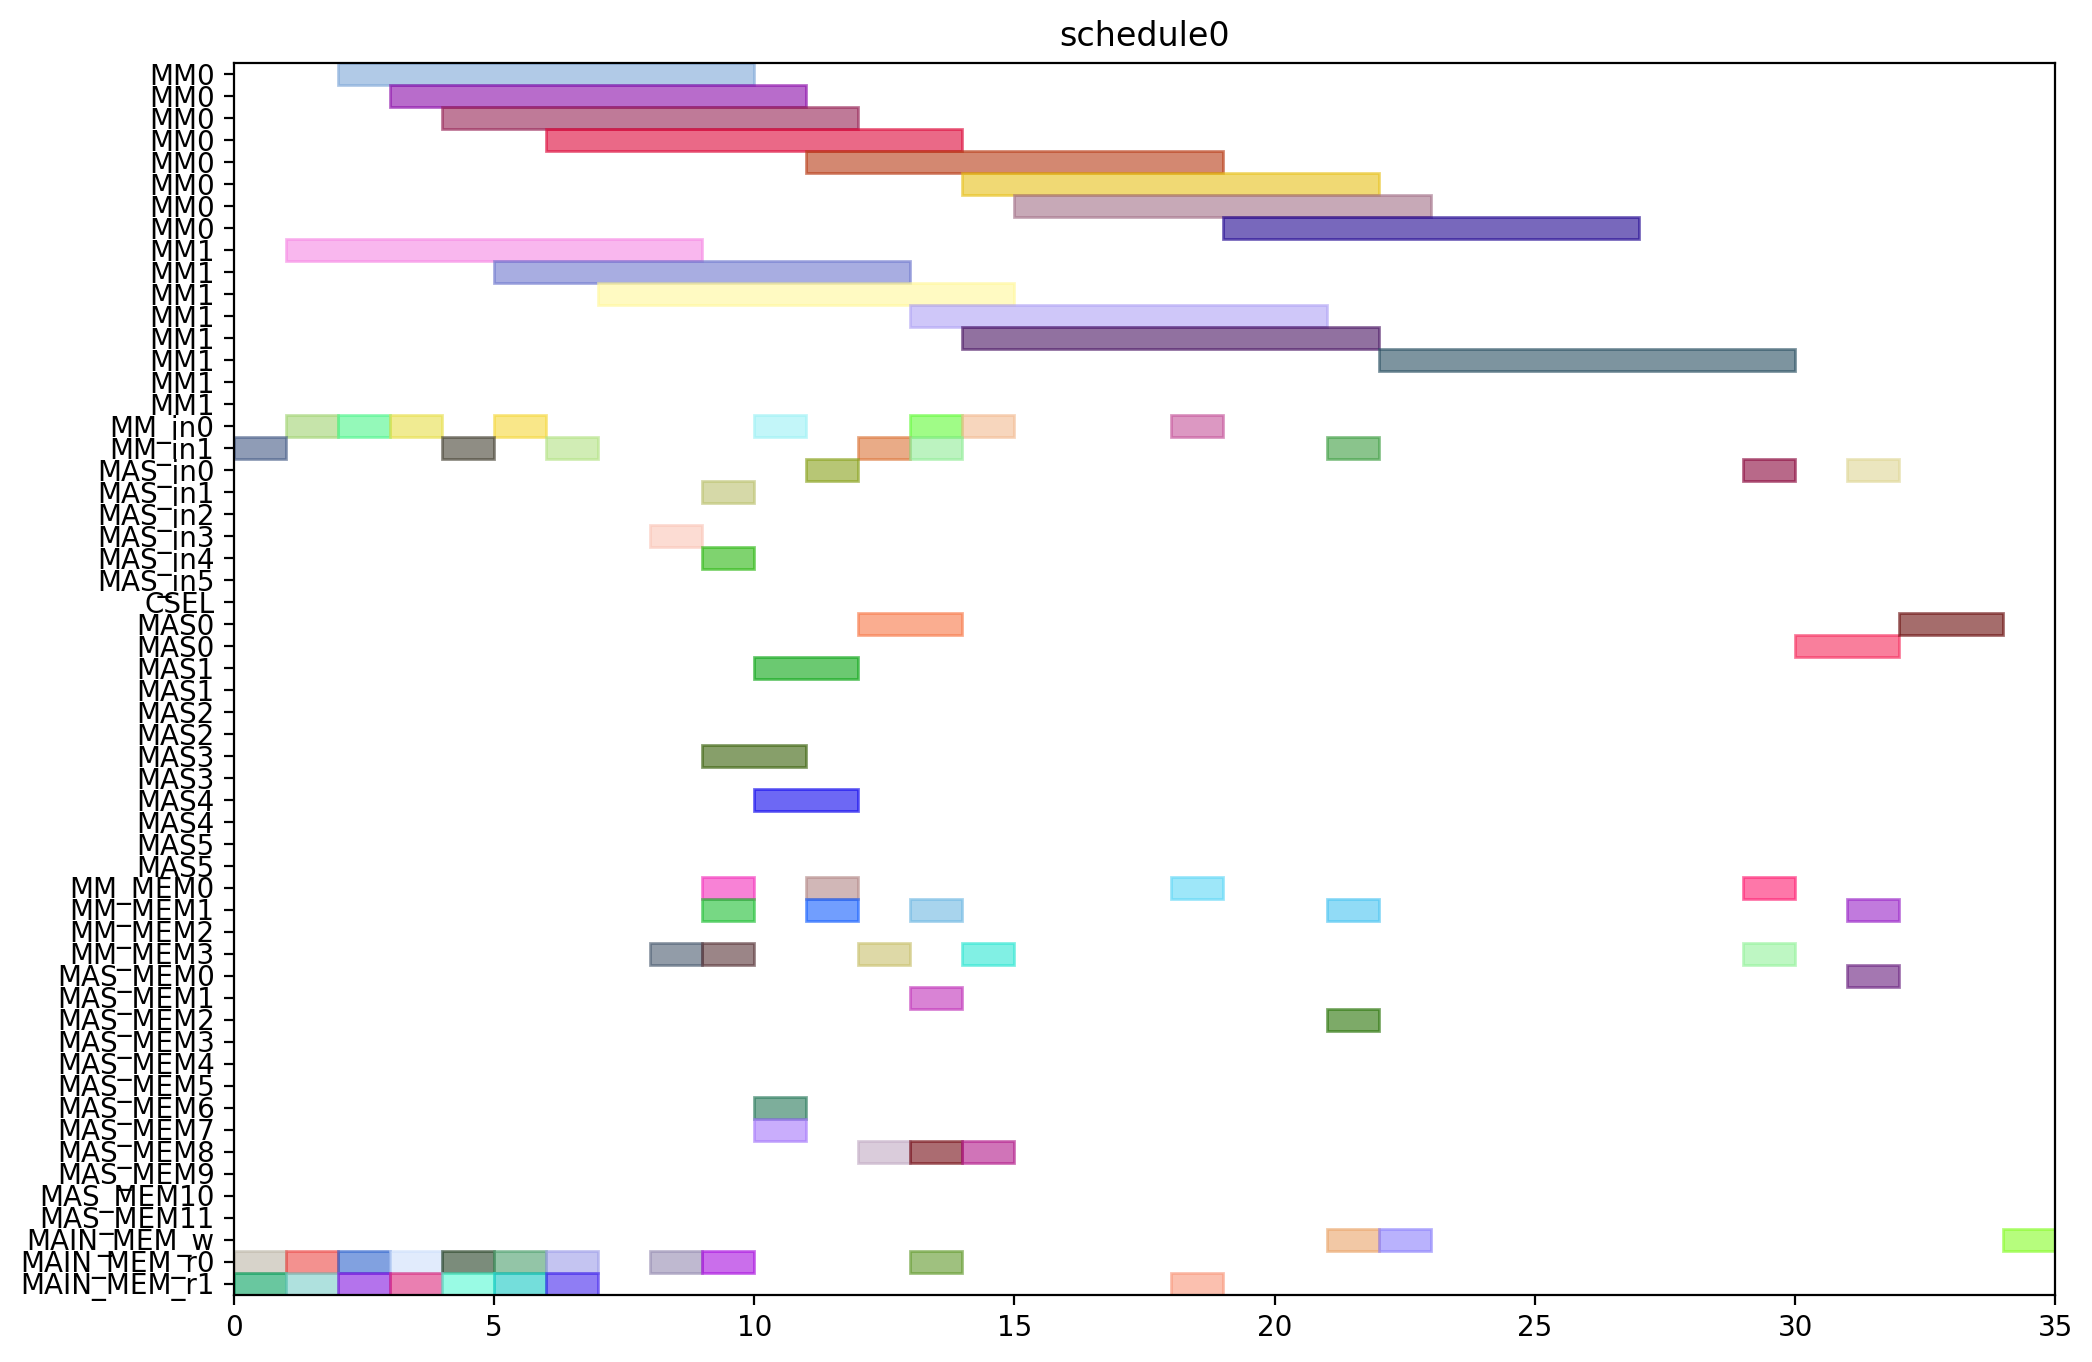

Write Python code to recreate this figure.
from pyschedule import Scenario, solvers, plotters, alt


def solve():
	horizon = 120
	S = Scenario("schedule0", horizon=horizon)

	# resource
	MM = S.Resources('MM', num=2, size=8)
	MM_in = S.Resources('MM_in', num=2)
	MAS_in = S.Resources('MAS_in', num=6)
	CSEL = S.Resource('CSEL')
	MAS = S.Resources('MAS', num=6, size=2, periods=range(1, horizon))
	MM_MEM = S.Resources('MM_MEM', num=4)
	MAS_MEM = S.Resources('MAS_MEM', num=12)
	MAIN_MEM_w = S.Resource('MAIN_MEM_w', size=1)
	MAIN_MEM_r = S.Resources('MAIN_MEM_r', num=2)

	# result of previous scheduling

	# new tasks
	r1 = S.Task('r1', length=8, delay_cost=1)
	r1 += alt(MM)
	r1_in = S.Task('r1_in', length=1, delay_cost=1)
	r1_in += alt(MM_in)
	S += r1_in*MM_in[0]<=r1*MM[0]
	S += r1_in*MM_in[1]<=r1*MM[1]
	r1_mem0 = S.Task('r1_mem0', length=1, delay_cost=1)
	r1_mem0 += MAIN_MEM_r[0]
	S += r1_mem0 <= r1

	r1_mem1 = S.Task('r1_mem1', length=1, delay_cost=1)
	r1_mem1 += MAIN_MEM_r[1]
	S += r1_mem1 <= r1

	r3 = S.Task('r3', length=8, delay_cost=1)
	r3 += alt(MM)
	r3_in = S.Task('r3_in', length=1, delay_cost=1)
	r3_in += alt(MM_in)
	S += r3_in*MM_in[0]<=r3*MM[0]
	S += r3_in*MM_in[1]<=r3*MM[1]
	r3_mem0 = S.Task('r3_mem0', length=1, delay_cost=1)
	r3_mem0 += MAIN_MEM_r[0]
	S += r3_mem0 <= r3

	r3_mem1 = S.Task('r3_mem1', length=1, delay_cost=1)
	r3_mem1 += MAIN_MEM_r[1]
	S += r3_mem1 <= r3

	r4 = S.Task('r4', length=8, delay_cost=1)
	r4 += alt(MM)
	r4_in = S.Task('r4_in', length=1, delay_cost=1)
	r4_in += alt(MM_in)
	S += r4_in*MM_in[0]<=r4*MM[0]
	S += r4_in*MM_in[1]<=r4*MM[1]
	r4_mem0 = S.Task('r4_mem0', length=1, delay_cost=1)
	r4_mem0 += MAIN_MEM_r[0]
	S += r4_mem0 <= r4

	r4_mem1 = S.Task('r4_mem1', length=1, delay_cost=1)
	r4_mem1 += MAIN_MEM_r[1]
	S += r4_mem1 <= r4

	r5 = S.Task('r5', length=8, delay_cost=1)
	r5 += alt(MM)
	r5_in = S.Task('r5_in', length=1, delay_cost=1)
	r5_in += alt(MM_in)
	S += r5_in*MM_in[0]<=r5*MM[0]
	S += r5_in*MM_in[1]<=r5*MM[1]
	r5_mem0 = S.Task('r5_mem0', length=1, delay_cost=1)
	r5_mem0 += MAIN_MEM_r[0]
	S += r5_mem0 <= r5

	r5_mem1 = S.Task('r5_mem1', length=1, delay_cost=1)
	r5_mem1 += MAIN_MEM_r[1]
	S += r5_mem1 <= r5

	r6 = S.Task('r6', length=8, delay_cost=1)
	r6 += alt(MM)
	r6_in = S.Task('r6_in', length=1, delay_cost=1)
	r6_in += alt(MM_in)
	S += r6_in*MM_in[0]<=r6*MM[0]
	S += r6_in*MM_in[1]<=r6*MM[1]
	r6_mem0 = S.Task('r6_mem0', length=1, delay_cost=1)
	r6_mem0 += MAIN_MEM_r[0]
	S += r6_mem0 <= r6

	r6_mem1 = S.Task('r6_mem1', length=1, delay_cost=1)
	r6_mem1 += MAIN_MEM_r[1]
	S += r6_mem1 <= r6

	r12 = S.Task('r12', length=8, delay_cost=1)
	r12 += alt(MM)
	r12_in = S.Task('r12_in', length=1, delay_cost=1)
	r12_in += alt(MM_in)
	S += r12_in*MM_in[0]<=r12*MM[0]
	S += r12_in*MM_in[1]<=r12*MM[1]
	r12_mem0 = S.Task('r12_mem0', length=1, delay_cost=1)
	r12_mem0 += MAIN_MEM_r[0]
	S += r12_mem0 <= r12

	r12_mem1 = S.Task('r12_mem1', length=1, delay_cost=1)
	r12_mem1 += MAIN_MEM_r[1]
	S += r12_mem1 <= r12

	r13 = S.Task('r13', length=8, delay_cost=1)
	r13 += alt(MM)
	r13_in = S.Task('r13_in', length=1, delay_cost=1)
	r13_in += alt(MM_in)
	S += r13_in*MM_in[0]<=r13*MM[0]
	S += r13_in*MM_in[1]<=r13*MM[1]
	r13_mem0 = S.Task('r13_mem0', length=1, delay_cost=1)
	r13_mem0 += MAIN_MEM_r[0]
	S += r13_mem0 <= r13

	r13_mem1 = S.Task('r13_mem1', length=1, delay_cost=1)
	r13_mem1 += MAIN_MEM_r[1]
	S += r13_mem1 <= r13

	r2 = S.Task('r2', length=2, delay_cost=1)
	r2 += alt(MAS)
	r2_in = S.Task('r2_in', length=1, delay_cost=1)
	r2_in += alt(MAS_in)
	S += r2_in*MAS_in[0]<=r2*MAS[0]

	S += r2_in*MAS_in[1]<=r2*MAS[1]

	S += r2_in*MAS_in[2]<=r2*MAS[2]

	S += r2_in*MAS_in[3]<=r2*MAS[3]

	S += r2_in*MAS_in[4]<=r2*MAS[4]

	S += r2_in*MAS_in[5]<=r2*MAS[5]

	r2_mem0 = S.Task('r2_mem0', length=1, delay_cost=1)
	r2_mem0 += alt(MM_MEM)
	S += (r1*MM[0])-1 < r2_mem0*MM_MEM[0]
	S += (r1*MM[1])-1 < r2_mem0*MM_MEM[2]
	S += r2_mem0 <= r2

	r2_mem1 = S.Task('r2_mem1', length=1, delay_cost=1)
	r2_mem1 += alt(MM_MEM)
	S += (r1*MM[0])-1 < r2_mem1*MM_MEM[1]
	S += (r1*MM[1])-1 < r2_mem1*MM_MEM[3]
	S += r2_mem1 <= r2

	r7 = S.Task('r7', length=2, delay_cost=1)
	r7 += alt(MAS)
	r7_in = S.Task('r7_in', length=1, delay_cost=1)
	r7_in += alt(MAS_in)
	S += r7_in*MAS_in[0]<=r7*MAS[0]

	S += r7_in*MAS_in[1]<=r7*MAS[1]

	S += r7_in*MAS_in[2]<=r7*MAS[2]

	S += r7_in*MAS_in[3]<=r7*MAS[3]

	S += r7_in*MAS_in[4]<=r7*MAS[4]

	S += r7_in*MAS_in[5]<=r7*MAS[5]

	r7_mem0 = S.Task('r7_mem0', length=1, delay_cost=1)
	r7_mem0 += alt(MM_MEM)
	S += (r5*MM[0])-1 < r7_mem0*MM_MEM[0]
	S += (r5*MM[1])-1 < r7_mem0*MM_MEM[2]
	S += r7_mem0 <= r7

	r7_mem1 = S.Task('r7_mem1', length=1, delay_cost=1)
	r7_mem1 += alt(MM_MEM)
	S += (r6*MM[0])-1 < r7_mem1*MM_MEM[1]
	S += (r6*MM[1])-1 < r7_mem1*MM_MEM[3]
	S += r7_mem1 <= r7

	r8 = S.Task('r8', length=2, delay_cost=1)
	r8 += alt(MAS)
	r8_in = S.Task('r8_in', length=1, delay_cost=1)
	r8_in += alt(MAS_in)
	S += r8_in*MAS_in[0]<=r8*MAS[0]

	S += r8_in*MAS_in[1]<=r8*MAS[1]

	S += r8_in*MAS_in[2]<=r8*MAS[2]

	S += r8_in*MAS_in[3]<=r8*MAS[3]

	S += r8_in*MAS_in[4]<=r8*MAS[4]

	S += r8_in*MAS_in[5]<=r8*MAS[5]

	r8_mem0 = S.Task('r8_mem0', length=1, delay_cost=1)
	r8_mem0 += MAIN_MEM_r[0]
	S += r8_mem0 <= r8

	r8_mem1 = S.Task('r8_mem1', length=1, delay_cost=1)
	r8_mem1 += alt(MM_MEM)
	S += (r4*MM[0])-1 < r8_mem1*MM_MEM[1]
	S += (r4*MM[1])-1 < r8_mem1*MM_MEM[3]
	S += r8_mem1 <= r8

	r10 = S.Task('r10', length=2, delay_cost=1)
	r10 += alt(MAS)
	r10_in = S.Task('r10_in', length=1, delay_cost=1)
	r10_in += alt(MAS_in)
	S += r10_in*MAS_in[0]<=r10*MAS[0]

	S += r10_in*MAS_in[1]<=r10*MAS[1]

	S += r10_in*MAS_in[2]<=r10*MAS[2]

	S += r10_in*MAS_in[3]<=r10*MAS[3]

	S += r10_in*MAS_in[4]<=r10*MAS[4]

	S += r10_in*MAS_in[5]<=r10*MAS[5]

	r10_mem0 = S.Task('r10_mem0', length=1, delay_cost=1)
	r10_mem0 += MAIN_MEM_r[0]
	S += r10_mem0 <= r10

	r10_mem1 = S.Task('r10_mem1', length=1, delay_cost=1)
	r10_mem1 += alt(MM_MEM)
	S += (r4*MM[0])-1 < r10_mem1*MM_MEM[1]
	S += (r4*MM[1])-1 < r10_mem1*MM_MEM[3]
	S += r10_mem1 <= r10

	r9 = S.Task('r9', length=8, delay_cost=1)
	r9 += alt(MM)
	r9_in = S.Task('r9_in', length=1, delay_cost=1)
	r9_in += alt(MM_in)
	S += r9_in*MM_in[0]<=r9*MM[0]
	S += r9_in*MM_in[1]<=r9*MM[1]
	r9_mem0 = S.Task('r9_mem0', length=1, delay_cost=1)
	r9_mem0 += MAIN_MEM_r[0]
	S += r9_mem0 <= r9

	r9_mem1 = S.Task('r9_mem1', length=1, delay_cost=1)
	r9_mem1 += alt(MAS_MEM)
	S += (r7*MAS[0])-1 < r9_mem1*MAS_MEM[1]
	S += (r7*MAS[1])-1 < r9_mem1*MAS_MEM[3]
	S += (r7*MAS[2])-1 < r9_mem1*MAS_MEM[5]
	S += (r7*MAS[3])-1 < r9_mem1*MAS_MEM[7]
	S += (r7*MAS[4])-1 < r9_mem1*MAS_MEM[9]
	S += (r7*MAS[5])-1 < r9_mem1*MAS_MEM[11]
	S += r9_mem1 <= r9

	r11 = S.Task('r11', length=8, delay_cost=1)
	r11 += alt(MM)
	r11_in = S.Task('r11_in', length=1, delay_cost=1)
	r11_in += alt(MM_in)
	S += r11_in*MM_in[0]<=r11*MM[0]
	S += r11_in*MM_in[1]<=r11*MM[1]
	r11_mem0 = S.Task('r11_mem0', length=1, delay_cost=1)
	r11_mem0 += alt(MAS_MEM)
	S += (r10*MAS[0])-1 < r11_mem0*MAS_MEM[0]
	S += (r10*MAS[1])-1 < r11_mem0*MAS_MEM[2]
	S += (r10*MAS[2])-1 < r11_mem0*MAS_MEM[4]
	S += (r10*MAS[3])-1 < r11_mem0*MAS_MEM[6]
	S += (r10*MAS[4])-1 < r11_mem0*MAS_MEM[8]
	S += (r10*MAS[5])-1 < r11_mem0*MAS_MEM[10]
	S += r11_mem0 <= r11

	r11_mem1 = S.Task('r11_mem1', length=1, delay_cost=1)
	r11_mem1 += alt(MAS_MEM)
	S += (r10*MAS[0])-1 < r11_mem1*MAS_MEM[1]
	S += (r10*MAS[1])-1 < r11_mem1*MAS_MEM[3]
	S += (r10*MAS[2])-1 < r11_mem1*MAS_MEM[5]
	S += (r10*MAS[3])-1 < r11_mem1*MAS_MEM[7]
	S += (r10*MAS[4])-1 < r11_mem1*MAS_MEM[9]
	S += (r10*MAS[5])-1 < r11_mem1*MAS_MEM[11]
	S += r11_mem1 <= r11

	PX_new = S.Task('PX_new', length=8, delay_cost=1)
	PX_new += alt(MM)
	PX_new_in = S.Task('PX_new_in', length=1, delay_cost=1)
	PX_new_in += alt(MM_in)
	S += PX_new_in*MM_in[0]<=PX_new*MM[0]
	S += PX_new_in*MM_in[1]<=PX_new*MM[1]
	S += 0<PX_new

	PX_new_w = S.Task('PX_new_w', length=1, delay_cost=1)
	PX_new_w += alt(MAIN_MEM_w)
	S += PX_new <= PX_new_w

	PX_new_mem0 = S.Task('PX_new_mem0', length=1, delay_cost=1)
	PX_new_mem0 += alt(MAS_MEM)
	S += (r2*MAS[0])-1 < PX_new_mem0*MAS_MEM[0]
	S += (r2*MAS[1])-1 < PX_new_mem0*MAS_MEM[2]
	S += (r2*MAS[2])-1 < PX_new_mem0*MAS_MEM[4]
	S += (r2*MAS[3])-1 < PX_new_mem0*MAS_MEM[6]
	S += (r2*MAS[4])-1 < PX_new_mem0*MAS_MEM[8]
	S += (r2*MAS[5])-1 < PX_new_mem0*MAS_MEM[10]
	S += PX_new_mem0 <= PX_new

	PX_new_mem1 = S.Task('PX_new_mem1', length=1, delay_cost=1)
	PX_new_mem1 += alt(MM_MEM)
	S += (r12*MM[0])-1 < PX_new_mem1*MM_MEM[1]
	S += (r12*MM[1])-1 < PX_new_mem1*MM_MEM[3]
	S += PX_new_mem1 <= PX_new

	r14 = S.Task('r14', length=8, delay_cost=1)
	r14 += alt(MM)
	r14_in = S.Task('r14_in', length=1, delay_cost=1)
	r14_in += alt(MM_in)
	S += r14_in*MM_in[0]<=r14*MM[0]
	S += r14_in*MM_in[1]<=r14*MM[1]
	r14_mem0 = S.Task('r14_mem0', length=1, delay_cost=1)
	r14_mem0 += alt(MAS_MEM)
	S += (r2*MAS[0])-1 < r14_mem0*MAS_MEM[0]
	S += (r2*MAS[1])-1 < r14_mem0*MAS_MEM[2]
	S += (r2*MAS[2])-1 < r14_mem0*MAS_MEM[4]
	S += (r2*MAS[3])-1 < r14_mem0*MAS_MEM[6]
	S += (r2*MAS[4])-1 < r14_mem0*MAS_MEM[8]
	S += (r2*MAS[5])-1 < r14_mem0*MAS_MEM[10]
	S += r14_mem0 <= r14

	r14_mem1 = S.Task('r14_mem1', length=1, delay_cost=1)
	r14_mem1 += alt(MM_MEM)
	S += (r3*MM[0])-1 < r14_mem1*MM_MEM[1]
	S += (r3*MM[1])-1 < r14_mem1*MM_MEM[3]
	S += r14_mem1 <= r14

	Z1_new = S.Task('Z1_new', length=8, delay_cost=1)
	Z1_new += alt(MM)
	Z1_new_in = S.Task('Z1_new_in', length=1, delay_cost=1)
	Z1_new_in += alt(MM_in)
	S += Z1_new_in*MM_in[0]<=Z1_new*MM[0]
	S += Z1_new_in*MM_in[1]<=Z1_new*MM[1]
	S += 0<Z1_new

	Z1_new_w = S.Task('Z1_new_w', length=1, delay_cost=1)
	Z1_new_w += alt(MAIN_MEM_w)
	S += Z1_new <= Z1_new_w

	Z1_new_mem0 = S.Task('Z1_new_mem0', length=1, delay_cost=1)
	Z1_new_mem0 += alt(MAS_MEM)
	S += (r2*MAS[0])-1 < Z1_new_mem0*MAS_MEM[0]
	S += (r2*MAS[1])-1 < Z1_new_mem0*MAS_MEM[2]
	S += (r2*MAS[2])-1 < Z1_new_mem0*MAS_MEM[4]
	S += (r2*MAS[3])-1 < Z1_new_mem0*MAS_MEM[6]
	S += (r2*MAS[4])-1 < Z1_new_mem0*MAS_MEM[8]
	S += (r2*MAS[5])-1 < Z1_new_mem0*MAS_MEM[10]
	S += Z1_new_mem0 <= Z1_new

	Z1_new_mem1 = S.Task('Z1_new_mem1', length=1, delay_cost=1)
	Z1_new_mem1 += alt(MM_MEM)
	S += (r13*MM[0])-1 < Z1_new_mem1*MM_MEM[1]
	S += (r13*MM[1])-1 < Z1_new_mem1*MM_MEM[3]
	S += Z1_new_mem1 <= Z1_new

	r15 = S.Task('r15', length=8, delay_cost=1)
	r15 += alt(MM)
	r15_in = S.Task('r15_in', length=1, delay_cost=1)
	r15_in += alt(MM_in)
	S += r15_in*MM_in[0]<=r15*MM[0]
	S += r15_in*MM_in[1]<=r15*MM[1]
	r15_mem0 = S.Task('r15_mem0', length=1, delay_cost=1)
	r15_mem0 += alt(MAS_MEM)
	S += (r8*MAS[0])-1 < r15_mem0*MAS_MEM[0]
	S += (r8*MAS[1])-1 < r15_mem0*MAS_MEM[2]
	S += (r8*MAS[2])-1 < r15_mem0*MAS_MEM[4]
	S += (r8*MAS[3])-1 < r15_mem0*MAS_MEM[6]
	S += (r8*MAS[4])-1 < r15_mem0*MAS_MEM[8]
	S += (r8*MAS[5])-1 < r15_mem0*MAS_MEM[10]
	S += r15_mem0 <= r15

	r15_mem1 = S.Task('r15_mem1', length=1, delay_cost=1)
	r15_mem1 += alt(MM_MEM)
	S += (r9*MM[0])-1 < r15_mem1*MM_MEM[1]
	S += (r9*MM[1])-1 < r15_mem1*MM_MEM[3]
	S += r15_mem1 <= r15

	r16 = S.Task('r16', length=8, delay_cost=1)
	r16 += alt(MM)
	r16_in = S.Task('r16_in', length=1, delay_cost=1)
	r16_in += alt(MM_in)
	S += r16_in*MM_in[0]<=r16*MM[0]
	S += r16_in*MM_in[1]<=r16*MM[1]
	r16_mem0 = S.Task('r16_mem0', length=1, delay_cost=1)
	r16_mem0 += alt(MM_MEM)
	S += (r11*MM[0])-1 < r16_mem0*MM_MEM[0]
	S += (r11*MM[1])-1 < r16_mem0*MM_MEM[2]
	S += r16_mem0 <= r16

	r16_mem1 = S.Task('r16_mem1', length=1, delay_cost=1)
	r16_mem1 += MAIN_MEM_r[1]
	S += r16_mem1 <= r16

	r17 = S.Task('r17', length=2, delay_cost=1)
	r17 += alt(MAS)
	r17_in = S.Task('r17_in', length=1, delay_cost=1)
	r17_in += alt(MAS_in)
	S += r17_in*MAS_in[0]<=r17*MAS[0]

	S += r17_in*MAS_in[1]<=r17*MAS[1]

	S += r17_in*MAS_in[2]<=r17*MAS[2]

	S += r17_in*MAS_in[3]<=r17*MAS[3]

	S += r17_in*MAS_in[4]<=r17*MAS[4]

	S += r17_in*MAS_in[5]<=r17*MAS[5]

	r17_mem0 = S.Task('r17_mem0', length=1, delay_cost=1)
	r17_mem0 += alt(MM_MEM)
	S += (r14*MM[0])-1 < r17_mem0*MM_MEM[0]
	S += (r14*MM[1])-1 < r17_mem0*MM_MEM[2]
	S += r17_mem0 <= r17

	r17_mem1 = S.Task('r17_mem1', length=1, delay_cost=1)
	r17_mem1 += alt(MM_MEM)
	S += (r15*MM[0])-1 < r17_mem1*MM_MEM[1]
	S += (r15*MM[1])-1 < r17_mem1*MM_MEM[3]
	S += r17_mem1 <= r17

	PY_new = S.Task('PY_new', length=2, delay_cost=1)
	PY_new += alt(MAS)
	PY_new_in = S.Task('PY_new_in', length=1, delay_cost=1)
	PY_new_in += alt(MAS_in)
	S += PY_new_in*MAS_in[0]<=PY_new*MAS[0]

	S += PY_new_in*MAS_in[1]<=PY_new*MAS[1]

	S += PY_new_in*MAS_in[2]<=PY_new*MAS[2]

	S += PY_new_in*MAS_in[3]<=PY_new*MAS[3]

	S += PY_new_in*MAS_in[4]<=PY_new*MAS[4]

	S += PY_new_in*MAS_in[5]<=PY_new*MAS[5]

	S += 0<PY_new

	PY_new_w = S.Task('PY_new_w', length=1, delay_cost=1)
	PY_new_w += alt(MAIN_MEM_w)
	S += PY_new <= PY_new_w

	PY_new_mem0 = S.Task('PY_new_mem0', length=1, delay_cost=1)
	PY_new_mem0 += alt(MAS_MEM)
	S += (r17*MAS[0])-1 < PY_new_mem0*MAS_MEM[0]
	S += (r17*MAS[1])-1 < PY_new_mem0*MAS_MEM[2]
	S += (r17*MAS[2])-1 < PY_new_mem0*MAS_MEM[4]
	S += (r17*MAS[3])-1 < PY_new_mem0*MAS_MEM[6]
	S += (r17*MAS[4])-1 < PY_new_mem0*MAS_MEM[8]
	S += (r17*MAS[5])-1 < PY_new_mem0*MAS_MEM[10]
	S += PY_new_mem0 <= PY_new

	PY_new_mem1 = S.Task('PY_new_mem1', length=1, delay_cost=1)
	PY_new_mem1 += alt(MM_MEM)
	S += (r16*MM[0])-1 < PY_new_mem1*MM_MEM[1]
	S += (r16*MM[1])-1 < PY_new_mem1*MM_MEM[3]
	S += PY_new_mem1 <= PY_new

	solvers.mip.solve(S,msg=1,kind='CPLEX',ratio_gap=1.01)

	solution = [['hoge']*len(S.solution()[1]) for i in range(len(S.solution()))]
	for i in range(len(S.solution())):
		for j in range(len(S.solution()[i])):
			solution[i][j]=str(S.solution()[i][j])
	print(solution)

	cycles = int(solution[-1][3])

	pic_file_name = "/mnt/rose/usr1/fukuda/ABE/multiRAM_multiMAS_16mux/scheduling_result/stage8MM2_stage2MAS6/EP_YRECOVER/schedule0.png"
	if(S.solution() != []):
		plotters.matplotlib.plot(S,img_filename=pic_file_name, show_task_labels=False, fig_size=(cycles*0.25+3, 8))

	return solution
